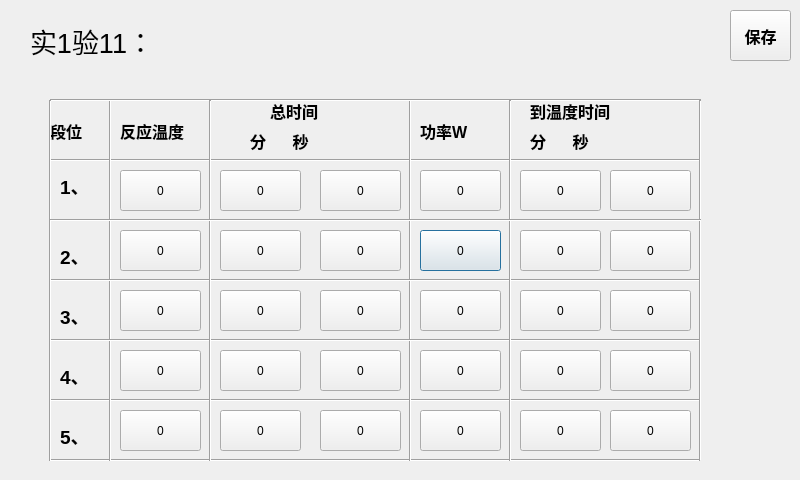
<?xml version="1.0" encoding="UTF-8"?>
<ui version="4.0">
 <class>Setting_11</class>
 <widget class="QDialog" name="Setting_11">
  <property name="geometry">
   <rect>
    <x>0</x>
    <y>0</y>
    <width>800</width>
    <height>480</height>
   </rect>
  </property>
  <property name="windowTitle">
   <string>Dialog</string>
  </property>
  <widget class="Line" name="line_2">
   <property name="geometry">
    <rect>
     <x>50</x>
     <y>150</y>
     <width>651</width>
     <height>20</height>
    </rect>
   </property>
   <property name="orientation">
    <enum>Qt::Horizontal</enum>
   </property>
  </widget>
  <widget class="QPushButton" name="pushButton_20">
   <property name="geometry">
    <rect>
     <x>420</x>
     <y>230</y>
     <width>81</width>
     <height>41</height>
    </rect>
   </property>
   <property name="text">
    <string>0</string>
   </property>
  </widget>
  <widget class="QPushButton" name="pushButton_29">
   <property name="geometry">
    <rect>
     <x>610</x>
     <y>350</y>
     <width>81</width>
     <height>41</height>
    </rect>
   </property>
   <property name="text">
    <string>0</string>
   </property>
  </widget>
  <widget class="QLabel" name="label_5">
   <property name="geometry">
    <rect>
     <x>250</x>
     <y>120</y>
     <width>111</width>
     <height>41</height>
    </rect>
   </property>
   <property name="font">
    <font>
     <pointsize>12</pointsize>
     <weight>75</weight>
     <bold>true</bold>
    </font>
   </property>
   <property name="text">
    <string>分      秒</string>
   </property>
  </widget>
  <widget class="QPushButton" name="pushButton_16">
   <property name="geometry">
    <rect>
     <x>320</x>
     <y>410</y>
     <width>81</width>
     <height>41</height>
    </rect>
   </property>
   <property name="text">
    <string>0</string>
   </property>
  </widget>
  <widget class="QPushButton" name="pushButton_19">
   <property name="geometry">
    <rect>
     <x>610</x>
     <y>170</y>
     <width>81</width>
     <height>41</height>
    </rect>
   </property>
   <property name="text">
    <string>0</string>
   </property>
  </widget>
  <widget class="QPushButton" name="pushButton_22">
   <property name="geometry">
    <rect>
     <x>420</x>
     <y>350</y>
     <width>81</width>
     <height>41</height>
    </rect>
   </property>
   <property name="text">
    <string>0</string>
   </property>
  </widget>
  <widget class="QPushButton" name="pushButton_5">
   <property name="geometry">
    <rect>
     <x>120</x>
     <y>350</y>
     <width>81</width>
     <height>41</height>
    </rect>
   </property>
   <property name="text">
    <string>0</string>
   </property>
  </widget>
  <widget class="QPushButton" name="pushButton_30">
   <property name="geometry">
    <rect>
     <x>520</x>
     <y>410</y>
     <width>81</width>
     <height>41</height>
    </rect>
   </property>
   <property name="text">
    <string>0</string>
   </property>
  </widget>
  <widget class="Line" name="line_7">
   <property name="geometry">
    <rect>
     <x>50</x>
     <y>390</y>
     <width>651</width>
     <height>20</height>
    </rect>
   </property>
   <property name="orientation">
    <enum>Qt::Horizontal</enum>
   </property>
  </widget>
  <widget class="QPushButton" name="pushButton_13">
   <property name="geometry">
    <rect>
     <x>220</x>
     <y>350</y>
     <width>81</width>
     <height>41</height>
    </rect>
   </property>
   <property name="text">
    <string>0</string>
   </property>
  </widget>
  <widget class="QLabel" name="label_12">
   <property name="geometry">
    <rect>
     <x>60</x>
     <y>360</y>
     <width>41</width>
     <height>31</height>
    </rect>
   </property>
   <property name="font">
    <font>
     <pointsize>14</pointsize>
     <weight>75</weight>
     <bold>true</bold>
    </font>
   </property>
   <property name="text">
    <string>4、</string>
   </property>
  </widget>
  <widget class="QPushButton" name="pushButton_12">
   <property name="geometry">
    <rect>
     <x>320</x>
     <y>290</y>
     <width>81</width>
     <height>41</height>
    </rect>
   </property>
   <property name="text">
    <string>0</string>
   </property>
  </widget>
  <widget class="QPushButton" name="pushButton_18">
   <property name="geometry">
    <rect>
     <x>520</x>
     <y>170</y>
     <width>81</width>
     <height>41</height>
    </rect>
   </property>
   <property name="text">
    <string>0</string>
   </property>
  </widget>
  <widget class="QPushButton" name="pushButton_23">
   <property name="geometry">
    <rect>
     <x>420</x>
     <y>410</y>
     <width>81</width>
     <height>41</height>
    </rect>
   </property>
   <property name="text">
    <string>0</string>
   </property>
  </widget>
  <widget class="QPushButton" name="pushButton_6">
   <property name="geometry">
    <rect>
     <x>120</x>
     <y>410</y>
     <width>81</width>
     <height>41</height>
    </rect>
   </property>
   <property name="text">
    <string>0</string>
   </property>
  </widget>
  <widget class="Line" name="line_8">
   <property name="geometry">
    <rect>
     <x>50</x>
     <y>450</y>
     <width>651</width>
     <height>20</height>
    </rect>
   </property>
   <property name="orientation">
    <enum>Qt::Horizontal</enum>
   </property>
  </widget>
  <widget class="Line" name="line_12">
   <property name="geometry">
    <rect>
     <x>400</x>
     <y>100</y>
     <width>20</width>
     <height>361</height>
    </rect>
   </property>
   <property name="orientation">
    <enum>Qt::Vertical</enum>
   </property>
  </widget>
  <widget class="Line" name="line_10">
   <property name="geometry">
    <rect>
     <x>100</x>
     <y>100</y>
     <width>20</width>
     <height>361</height>
    </rect>
   </property>
   <property name="orientation">
    <enum>Qt::Vertical</enum>
   </property>
  </widget>
  <widget class="QLabel" name="label_2">
   <property name="geometry">
    <rect>
     <x>50</x>
     <y>110</y>
     <width>61</width>
     <height>41</height>
    </rect>
   </property>
   <property name="font">
    <font>
     <pointsize>12</pointsize>
     <weight>75</weight>
     <bold>true</bold>
    </font>
   </property>
   <property name="text">
    <string>段位</string>
   </property>
  </widget>
  <widget class="QLabel" name="label_9">
   <property name="geometry">
    <rect>
     <x>60</x>
     <y>170</y>
     <width>41</width>
     <height>31</height>
    </rect>
   </property>
   <property name="font">
    <font>
     <pointsize>14</pointsize>
     <weight>75</weight>
     <bold>true</bold>
    </font>
   </property>
   <property name="text">
    <string>1、</string>
   </property>
  </widget>
  <widget class="Line" name="line_5">
   <property name="geometry">
    <rect>
     <x>50</x>
     <y>270</y>
     <width>651</width>
     <height>20</height>
    </rect>
   </property>
   <property name="orientation">
    <enum>Qt::Horizontal</enum>
   </property>
  </widget>
  <widget class="QPushButton" name="pushButton_15">
   <property name="geometry">
    <rect>
     <x>220</x>
     <y>410</y>
     <width>81</width>
     <height>41</height>
    </rect>
   </property>
   <property name="text">
    <string>0</string>
   </property>
  </widget>
  <widget class="QLabel" name="label_13">
   <property name="geometry">
    <rect>
     <x>60</x>
     <y>420</y>
     <width>41</width>
     <height>31</height>
    </rect>
   </property>
   <property name="font">
    <font>
     <pointsize>14</pointsize>
     <weight>75</weight>
     <bold>true</bold>
    </font>
   </property>
   <property name="text">
    <string>5、</string>
   </property>
  </widget>
  <widget class="QPushButton" name="pushButton_2">
   <property name="geometry">
    <rect>
     <x>120</x>
     <y>170</y>
     <width>81</width>
     <height>41</height>
    </rect>
   </property>
   <property name="styleSheet">
    <string notr="true"/>
   </property>
   <property name="text">
    <string>0</string>
   </property>
   <property name="flat">
    <bool>false</bool>
   </property>
  </widget>
  <widget class="QPushButton" name="pushButton_25">
   <property name="geometry">
    <rect>
     <x>610</x>
     <y>230</y>
     <width>81</width>
     <height>41</height>
    </rect>
   </property>
   <property name="text">
    <string>0</string>
   </property>
  </widget>
  <widget class="QLabel" name="label_4">
   <property name="geometry">
    <rect>
     <x>270</x>
     <y>90</y>
     <width>91</width>
     <height>41</height>
    </rect>
   </property>
   <property name="font">
    <font>
     <pointsize>12</pointsize>
     <weight>75</weight>
     <bold>true</bold>
    </font>
   </property>
   <property name="text">
    <string>总时间</string>
   </property>
  </widget>
  <widget class="QLabel" name="label_10">
   <property name="geometry">
    <rect>
     <x>60</x>
     <y>240</y>
     <width>41</width>
     <height>31</height>
    </rect>
   </property>
   <property name="font">
    <font>
     <pointsize>14</pointsize>
     <weight>75</weight>
     <bold>true</bold>
    </font>
   </property>
   <property name="text">
    <string>2、</string>
   </property>
  </widget>
  <widget class="Line" name="line">
   <property name="geometry">
    <rect>
     <x>50</x>
     <y>90</y>
     <width>651</width>
     <height>20</height>
    </rect>
   </property>
   <property name="orientation">
    <enum>Qt::Horizontal</enum>
   </property>
  </widget>
  <widget class="QPushButton" name="pushButton_11">
   <property name="geometry">
    <rect>
     <x>220</x>
     <y>290</y>
     <width>81</width>
     <height>41</height>
    </rect>
   </property>
   <property name="text">
    <string>0</string>
   </property>
  </widget>
  <widget class="QPushButton" name="pushButton_3">
   <property name="geometry">
    <rect>
     <x>120</x>
     <y>230</y>
     <width>81</width>
     <height>41</height>
    </rect>
   </property>
   <property name="text">
    <string>0</string>
   </property>
  </widget>
  <widget class="QPushButton" name="pushButton_31">
   <property name="geometry">
    <rect>
     <x>610</x>
     <y>410</y>
     <width>81</width>
     <height>41</height>
    </rect>
   </property>
   <property name="text">
    <string>0</string>
   </property>
  </widget>
  <widget class="Line" name="line_6">
   <property name="geometry">
    <rect>
     <x>50</x>
     <y>330</y>
     <width>651</width>
     <height>20</height>
    </rect>
   </property>
   <property name="orientation">
    <enum>Qt::Horizontal</enum>
   </property>
  </widget>
  <widget class="QPushButton" name="pushButton_9">
   <property name="geometry">
    <rect>
     <x>220</x>
     <y>230</y>
     <width>81</width>
     <height>41</height>
    </rect>
   </property>
   <property name="text">
    <string>0</string>
   </property>
  </widget>
  <widget class="QPushButton" name="pushButton_4">
   <property name="geometry">
    <rect>
     <x>120</x>
     <y>290</y>
     <width>81</width>
     <height>41</height>
    </rect>
   </property>
   <property name="text">
    <string>0</string>
   </property>
  </widget>
  <widget class="Line" name="line_9">
   <property name="geometry">
    <rect>
     <x>690</x>
     <y>100</y>
     <width>20</width>
     <height>361</height>
    </rect>
   </property>
   <property name="orientation">
    <enum>Qt::Vertical</enum>
   </property>
  </widget>
  <widget class="QPushButton" name="pushButton_26">
   <property name="geometry">
    <rect>
     <x>520</x>
     <y>290</y>
     <width>81</width>
     <height>41</height>
    </rect>
   </property>
   <property name="text">
    <string>0</string>
   </property>
  </widget>
  <widget class="QPushButton" name="pushButton_10">
   <property name="geometry">
    <rect>
     <x>320</x>
     <y>230</y>
     <width>81</width>
     <height>41</height>
    </rect>
   </property>
   <property name="text">
    <string>0</string>
   </property>
  </widget>
  <widget class="QPushButton" name="pushButton_17">
   <property name="geometry">
    <rect>
     <x>420</x>
     <y>170</y>
     <width>81</width>
     <height>41</height>
    </rect>
   </property>
   <property name="text">
    <string>0</string>
   </property>
  </widget>
  <widget class="QLabel" name="label_7">
   <property name="geometry">
    <rect>
     <x>530</x>
     <y>90</y>
     <width>141</width>
     <height>41</height>
    </rect>
   </property>
   <property name="font">
    <font>
     <pointsize>12</pointsize>
     <weight>75</weight>
     <bold>true</bold>
    </font>
   </property>
   <property name="text">
    <string>到温度时间</string>
   </property>
  </widget>
  <widget class="QPushButton" name="pushButton_28">
   <property name="geometry">
    <rect>
     <x>520</x>
     <y>350</y>
     <width>81</width>
     <height>41</height>
    </rect>
   </property>
   <property name="text">
    <string>0</string>
   </property>
  </widget>
  <widget class="QLabel" name="label_8">
   <property name="geometry">
    <rect>
     <x>530</x>
     <y>120</y>
     <width>111</width>
     <height>41</height>
    </rect>
   </property>
   <property name="font">
    <font>
     <pointsize>12</pointsize>
     <weight>75</weight>
     <bold>true</bold>
    </font>
   </property>
   <property name="text">
    <string>分      秒</string>
   </property>
  </widget>
  <widget class="Line" name="line_13">
   <property name="geometry">
    <rect>
     <x>500</x>
     <y>100</y>
     <width>20</width>
     <height>361</height>
    </rect>
   </property>
   <property name="orientation">
    <enum>Qt::Vertical</enum>
   </property>
  </widget>
  <widget class="QPushButton" name="pushButton_8">
   <property name="geometry">
    <rect>
     <x>320</x>
     <y>170</y>
     <width>81</width>
     <height>41</height>
    </rect>
   </property>
   <property name="text">
    <string>0</string>
   </property>
  </widget>
  <widget class="QLabel" name="label_3">
   <property name="geometry">
    <rect>
     <x>120</x>
     <y>110</y>
     <width>81</width>
     <height>41</height>
    </rect>
   </property>
   <property name="font">
    <font>
     <pointsize>12</pointsize>
     <weight>75</weight>
     <bold>true</bold>
    </font>
   </property>
   <property name="text">
    <string>反应温度</string>
   </property>
  </widget>
  <widget class="QLabel" name="label_6">
   <property name="geometry">
    <rect>
     <x>420</x>
     <y>110</y>
     <width>91</width>
     <height>41</height>
    </rect>
   </property>
   <property name="font">
    <font>
     <pointsize>12</pointsize>
     <weight>75</weight>
     <bold>true</bold>
    </font>
   </property>
   <property name="text">
    <string>功率W</string>
   </property>
  </widget>
  <widget class="QPushButton" name="pushButton">
   <property name="geometry">
    <rect>
     <x>730</x>
     <y>10</y>
     <width>61</width>
     <height>51</height>
    </rect>
   </property>
   <property name="font">
    <font>
     <pointsize>12</pointsize>
     <weight>75</weight>
     <bold>true</bold>
    </font>
   </property>
   <property name="text">
    <string>保存</string>
   </property>
  </widget>
  <widget class="QPushButton" name="pushButton_27">
   <property name="geometry">
    <rect>
     <x>610</x>
     <y>290</y>
     <width>81</width>
     <height>41</height>
    </rect>
   </property>
   <property name="text">
    <string>0</string>
   </property>
  </widget>
  <widget class="Line" name="line_11">
   <property name="geometry">
    <rect>
     <x>200</x>
     <y>100</y>
     <width>20</width>
     <height>361</height>
    </rect>
   </property>
   <property name="orientation">
    <enum>Qt::Vertical</enum>
   </property>
  </widget>
  <widget class="QPushButton" name="pushButton_7">
   <property name="geometry">
    <rect>
     <x>220</x>
     <y>170</y>
     <width>81</width>
     <height>41</height>
    </rect>
   </property>
   <property name="text">
    <string>0</string>
   </property>
  </widget>
  <widget class="QLabel" name="label_11">
   <property name="geometry">
    <rect>
     <x>60</x>
     <y>300</y>
     <width>41</width>
     <height>31</height>
    </rect>
   </property>
   <property name="font">
    <font>
     <pointsize>14</pointsize>
     <weight>75</weight>
     <bold>true</bold>
    </font>
   </property>
   <property name="text">
    <string>3、</string>
   </property>
  </widget>
  <widget class="Line" name="line_3">
   <property name="geometry">
    <rect>
     <x>40</x>
     <y>100</y>
     <width>20</width>
     <height>361</height>
    </rect>
   </property>
   <property name="orientation">
    <enum>Qt::Vertical</enum>
   </property>
  </widget>
  <widget class="QLabel" name="label">
   <property name="geometry">
    <rect>
     <x>30</x>
     <y>20</y>
     <width>201</width>
     <height>41</height>
    </rect>
   </property>
   <property name="font">
    <font>
     <pointsize>20</pointsize>
    </font>
   </property>
   <property name="text">
    <string>实1验11：</string>
   </property>
  </widget>
  <widget class="QPushButton" name="pushButton_14">
   <property name="geometry">
    <rect>
     <x>320</x>
     <y>350</y>
     <width>81</width>
     <height>41</height>
    </rect>
   </property>
   <property name="text">
    <string>0</string>
   </property>
  </widget>
  <widget class="QPushButton" name="pushButton_21">
   <property name="geometry">
    <rect>
     <x>420</x>
     <y>290</y>
     <width>81</width>
     <height>41</height>
    </rect>
   </property>
   <property name="text">
    <string>0</string>
   </property>
  </widget>
  <widget class="QPushButton" name="pushButton_24">
   <property name="geometry">
    <rect>
     <x>520</x>
     <y>230</y>
     <width>81</width>
     <height>41</height>
    </rect>
   </property>
   <property name="text">
    <string>0</string>
   </property>
  </widget>
  <widget class="Line" name="line_4">
   <property name="geometry">
    <rect>
     <x>50</x>
     <y>210</y>
     <width>651</width>
     <height>20</height>
    </rect>
   </property>
   <property name="orientation">
    <enum>Qt::Horizontal</enum>
   </property>
  </widget>
 </widget>
 <resources/>
 <connections/>
</ui>
